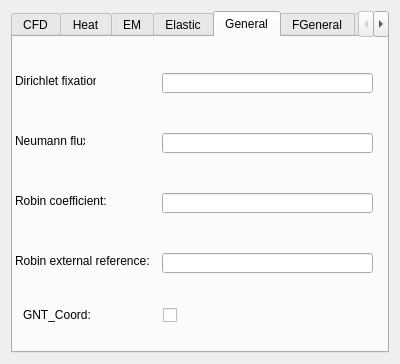
<?xml version="1.0" encoding="UTF-8"?>
<ui version="4.0">
 <class>MySimIIGui::Boundariess</class>
 <widget class="QWidget" name="MySimIIGui::Boundariess">
  <property name="geometry">
   <rect>
    <x>0</x>
    <y>0</y>
    <width>400</width>
    <height>364</height>
   </rect>
  </property>
  <property name="minimumSize">
   <size>
    <width>0</width>
    <height>0</height>
   </size>
  </property>
  <property name="maximumSize">
   <size>
    <width>40000</width>
    <height>80000</height>
   </size>
  </property>
  <property name="windowTitle">
   <string>Boundary settings</string>
  </property>
  <layout class="QGridLayout" name="gridLayout">
   <item row="0" column="0">
    <layout class="QFormLayout" name="formLayout_2">
     <item row="0" column="0" colspan="2">
      <widget class="QTabWidget" name="TabWid_1">
       <property name="sizePolicy">
        <sizepolicy hsizetype="Preferred" vsizetype="Preferred">
         <horstretch>0</horstretch>
         <verstretch>0</verstretch>
        </sizepolicy>
       </property>
       <property name="minimumSize">
        <size>
         <width>0</width>
         <height>0</height>
        </size>
       </property>
       <property name="maximumSize">
        <size>
         <width>30000</width>
         <height>30000</height>
        </size>
       </property>
       <property name="currentIndex">
        <number>4</number>
       </property>
       <widget class="QWidget" name="TabContent1">
        <attribute name="title">
         <string>CFD</string>
        </attribute>
        <layout class="QGridLayout" name="gridLayout_Tab1">
         <item row="8" column="0">
          <widget class="QLabel" name="label_FSI">
           <property name="text">
            <string>FSI：</string>
           </property>
          </widget>
         </item>
         <item row="1" column="2">
          <widget class="QLineEdit" name="lineEdit_Pressure">
           <property name="text">
            <string>0</string>
           </property>
          </widget>
         </item>
         <item row="4" column="2">
          <widget class="QCheckBox" name="Wall">
           <property name="maximumSize">
            <size>
             <width>121</width>
             <height>18</height>
            </size>
           </property>
          </widget>
         </item>
         <item row="0" column="0">
          <widget class="QLabel" name="label_Vel">
           <property name="text">
            <string>Vel.(m/s)：</string>
           </property>
          </widget>
         </item>
         <item row="3" column="2">
          <widget class="QCheckBox" name="NTCoord">
           <property name="maximumSize">
            <size>
             <width>121</width>
             <height>18</height>
            </size>
           </property>
          </widget>
         </item>
         <item row="3" column="0">
          <widget class="QLabel" name="label_NTCoord">
           <property name="text">
            <string>NTCoord：</string>
           </property>
          </widget>
         </item>
         <item row="5" column="0">
          <widget class="QLabel" name="label_FreeSurf">
           <property name="text">
            <string>FreeSurf：</string>
           </property>
          </widget>
         </item>
         <item row="2" column="2">
          <widget class="QLineEdit" name="lineEdit_SlipCoeff">
           <property name="text">
            <string>0.00002</string>
           </property>
          </widget>
         </item>
         <item row="6" column="2">
          <widget class="QCheckBox" name="NoSlipWall">
           <property name="text">
            <string/>
           </property>
          </widget>
         </item>
         <item row="8" column="2">
          <widget class="QCheckBox" name="FSI">
           <property name="maximumSize">
            <size>
             <width>121</width>
             <height>18</height>
            </size>
           </property>
          </widget>
         </item>
         <item row="4" column="0">
          <widget class="QLabel" name="label_Wall">
           <property name="text">
            <string>Wall：</string>
           </property>
          </widget>
         </item>
         <item row="0" column="2">
          <widget class="QLineEdit" name="lineEdit_Vel">
           <property name="text">
            <string>1, 0, 0</string>
           </property>
          </widget>
         </item>
         <item row="5" column="2">
          <widget class="QCheckBox" name="FreeSurf">
           <property name="maximumSize">
            <size>
             <width>121</width>
             <height>18</height>
            </size>
           </property>
          </widget>
         </item>
         <item row="6" column="0">
          <widget class="QLabel" name="label_9">
           <property name="text">
            <string>NoSlipWall</string>
           </property>
          </widget>
         </item>
         <item row="2" column="0">
          <widget class="QLabel" name="label_SlipCoeff">
           <property name="text">
            <string>SlipCoeff：</string>
           </property>
          </widget>
         </item>
         <item row="1" column="0">
          <widget class="QLabel" name="label_Pressure">
           <property name="text">
            <string>Pressure(N/m^2)：</string>
           </property>
          </widget>
         </item>
        </layout>
       </widget>
       <widget class="QWidget" name="TabContent2">
        <attribute name="title">
         <string>Heat</string>
        </attribute>
        <layout class="QGridLayout" name="gridLayout_Tab2">
         <item row="0" column="1">
          <widget class="QLineEdit" name="lineEdit_Temperature"/>
         </item>
         <item row="0" column="0">
          <widget class="QLabel" name="label_Temperature">
           <property name="text">
            <string>Temperature(^oC)：</string>
           </property>
          </widget>
         </item>
         <item row="1" column="0">
          <widget class="QLabel" name="label_HeatFlx.">
           <property name="text">
            <string>HeatFlux(Watt/m^2/s)：</string>
           </property>
          </widget>
         </item>
         <item row="1" column="1">
          <widget class="QLineEdit" name="lineEdit_HeatFlux"/>
         </item>
        </layout>
       </widget>
       <widget class="QWidget" name="TabContent3">
        <attribute name="title">
         <string>EM</string>
        </attribute>
        <layout class="QGridLayout" name="gridLayout_Tab3">
         <item row="8" column="1">
          <widget class="QLineEdit" name="lineEdit_IncWave">
           <property name="text">
            <string>1, 0, 0</string>
           </property>
          </widget>
         </item>
         <item row="5" column="0">
          <widget class="QLabel" name="Labal_ForcingType">
           <property name="maximumSize">
            <size>
             <width>200</width>
             <height>30</height>
            </size>
           </property>
           <property name="text">
            <string>Forcing type:</string>
           </property>
          </widget>
         </item>
         <item row="8" column="0">
          <widget class="QLabel" name="label_IncWave">
           <property name="text">
            <string>IncWave：</string>
           </property>
          </widget>
         </item>
         <item row="9" column="0">
          <widget class="QLabel" name="label_IncProp">
           <property name="text">
            <string>IncProp：</string>
           </property>
          </widget>
         </item>
         <item row="9" column="1">
          <widget class="QLineEdit" name="lineEdit_IncProp">
           <property name="text">
            <string>0, 0, 1</string>
           </property>
          </widget>
         </item>
         <item row="5" column="1">
          <widget class="QComboBox" name="ComB_EM">
           <property name="sizePolicy">
            <sizepolicy hsizetype="Preferred" vsizetype="Preferred">
             <horstretch>0</horstretch>
             <verstretch>0</verstretch>
            </sizepolicy>
           </property>
           <property name="maximumSize">
            <size>
             <width>30000</width>
             <height>30000</height>
            </size>
           </property>
           <property name="editable">
            <bool>false</bool>
           </property>
           <item>
            <property name="text">
             <string>Empty</string>
            </property>
           </item>
           <item>
            <property name="text">
             <string>PEC</string>
            </property>
           </item>
           <item>
            <property name="text">
             <string>Rad.</string>
            </property>
           </item>
           <item>
            <property name="text">
             <string>WavePort</string>
            </property>
           </item>
           <item>
            <property name="text">
             <string>LumpPort</string>
            </property>
           </item>
           <item>
            <property name="text">
             <string>Inc.Wave</string>
            </property>
           </item>
          </widget>
         </item>
        </layout>
       </widget>
       <widget class="QWidget" name="TabContent5">
        <attribute name="title">
         <string>Elastic</string>
        </attribute>
        <layout class="QGridLayout" name="gridLayout_2">
         <item row="1" column="0">
          <widget class="QLabel" name="label_2">
           <property name="text">
            <string>Force</string>
           </property>
          </widget>
         </item>
         <item row="2" column="1">
          <widget class="QLineEdit" name="LE_Displacement"/>
         </item>
         <item row="3" column="0">
          <widget class="QLabel" name="label_10">
           <property name="text">
            <string>MeshUpdate</string>
           </property>
          </widget>
         </item>
         <item row="3" column="1">
          <widget class="QLineEdit" name="LE_MeshUpdate"/>
         </item>
         <item row="0" column="1">
          <widget class="QLineEdit" name="LE_NormalForce"/>
         </item>
         <item row="0" column="0">
          <widget class="QLabel" name="label_7">
           <property name="text">
            <string>Normal force</string>
           </property>
          </widget>
         </item>
         <item row="2" column="0">
          <widget class="QLabel" name="label_5">
           <property name="text">
            <string>Displacement</string>
           </property>
          </widget>
         </item>
         <item row="1" column="1">
          <widget class="QLineEdit" name="LE_Force"/>
         </item>
        </layout>
       </widget>
       <widget class="QWidget" name="tab">
        <attribute name="title">
         <string>General</string>
        </attribute>
        <widget class="QLineEdit" name="LE_Dirichlet">
         <property name="geometry">
          <rect>
           <x>149</x>
           <y>36</y>
           <width>211</width>
           <height>20</height>
          </rect>
         </property>
        </widget>
        <widget class="QLineEdit" name="LE_Neumann">
         <property name="geometry">
          <rect>
           <x>149</x>
           <y>96</y>
           <width>211</width>
           <height>20</height>
          </rect>
         </property>
        </widget>
        <widget class="QLineEdit" name="LE_RobinCoef">
         <property name="geometry">
          <rect>
           <x>149</x>
           <y>156</y>
           <width>211</width>
           <height>20</height>
          </rect>
         </property>
        </widget>
        <widget class="QLineEdit" name="LE_RobinExt">
         <property name="geometry">
          <rect>
           <x>149</x>
           <y>216</y>
           <width>211</width>
           <height>20</height>
          </rect>
         </property>
        </widget>
        <widget class="QLabel" name="label_13">
         <property name="geometry">
          <rect>
           <x>2</x>
           <y>36</y>
           <width>81</width>
           <height>16</height>
          </rect>
         </property>
         <property name="text">
          <string>Dirichlet fixation:</string>
         </property>
        </widget>
        <widget class="QLabel" name="label_14">
         <property name="geometry">
          <rect>
           <x>2</x>
           <y>96</y>
           <width>70</width>
           <height>16</height>
          </rect>
         </property>
         <property name="text">
          <string>Neumann flux:</string>
         </property>
        </widget>
        <widget class="QLabel" name="label_15">
         <property name="geometry">
          <rect>
           <x>2</x>
           <y>156</y>
           <width>101</width>
           <height>16</height>
          </rect>
         </property>
         <property name="text">
          <string>Robin coefficient:</string>
         </property>
        </widget>
        <widget class="QLabel" name="label_16">
         <property name="geometry">
          <rect>
           <x>2</x>
           <y>216</y>
           <width>141</width>
           <height>16</height>
          </rect>
         </property>
         <property name="text">
          <string>Robin external reference:</string>
         </property>
        </widget>
        <widget class="QLabel" name="label_3">
         <property name="geometry">
          <rect>
           <x>10</x>
           <y>270</y>
           <width>101</width>
           <height>16</height>
          </rect>
         </property>
         <property name="text">
          <string>GNT_Coord:</string>
         </property>
        </widget>
        <widget class="QCheckBox" name="CB_NTCoordG">
         <property name="geometry">
          <rect>
           <x>150</x>
           <y>270</y>
           <width>70</width>
           <height>17</height>
          </rect>
         </property>
         <property name="text">
          <string/>
         </property>
        </widget>
       </widget>
       <widget class="QWidget" name="tab">
        <attribute name="title">
         <string>FGeneral</string>
        </attribute>
        <widget class="QLineEdit" name="LE_DirichletF">
         <property name="geometry">
          <rect>
           <x>149</x>
           <y>36</y>
           <width>211</width>
           <height>20</height>
          </rect>
         </property>
        </widget>
        <widget class="QLineEdit" name="LE_NeumannF">
         <property name="geometry">
          <rect>
           <x>149</x>
           <y>96</y>
           <width>211</width>
           <height>20</height>
          </rect>
         </property>
        </widget>
        <widget class="QLineEdit" name="LE_RobinCoefF">
         <property name="geometry">
          <rect>
           <x>149</x>
           <y>156</y>
           <width>211</width>
           <height>20</height>
          </rect>
         </property>
        </widget>
        <widget class="QLineEdit" name="LE_RobinExtF">
         <property name="geometry">
          <rect>
           <x>149</x>
           <y>216</y>
           <width>211</width>
           <height>20</height>
          </rect>
         </property>
        </widget>
        <widget class="QLabel" name="label_13">
         <property name="geometry">
          <rect>
           <x>2</x>
           <y>36</y>
           <width>101</width>
           <height>16</height>
          </rect>
         </property>
         <property name="text">
          <string>FDirichlet fixation:</string>
         </property>
        </widget>
        <widget class="QLabel" name="label_14">
         <property name="geometry">
          <rect>
           <x>2</x>
           <y>96</y>
           <width>91</width>
           <height>16</height>
          </rect>
         </property>
         <property name="text">
          <string>FNeumann flux:</string>
         </property>
        </widget>
        <widget class="QLabel" name="label_15">
         <property name="geometry">
          <rect>
           <x>2</x>
           <y>156</y>
           <width>101</width>
           <height>16</height>
          </rect>
         </property>
         <property name="text">
          <string>FRobin coefficient:</string>
         </property>
        </widget>
        <widget class="QLabel" name="label_16">
         <property name="geometry">
          <rect>
           <x>2</x>
           <y>216</y>
           <width>141</width>
           <height>16</height>
          </rect>
         </property>
         <property name="text">
          <string>FRobin external reference:</string>
         </property>
        </widget>
        <widget class="QCheckBox" name="CB_NTCoordF">
         <property name="geometry">
          <rect>
           <x>150</x>
           <y>260</y>
           <width>70</width>
           <height>17</height>
          </rect>
         </property>
         <property name="text">
          <string/>
         </property>
        </widget>
        <widget class="QLabel" name="label">
         <property name="geometry">
          <rect>
           <x>0</x>
           <y>260</y>
           <width>121</width>
           <height>20</height>
          </rect>
         </property>
         <property name="text">
          <string>FNT_Coord:</string>
         </property>
        </widget>
       </widget>
       <widget class="QWidget" name="TabContent4">
        <property name="maximumSize">
         <size>
          <width>374</width>
          <height>16777215</height>
         </size>
        </property>
        <attribute name="title">
         <string>Self-Defining</string>
        </attribute>
        <layout class="QVBoxLayout" name="verticalLayout">
         <item>
          <widget class="QLabel" name="Labal_GeometryInfo">
           <property name="maximumSize">
            <size>
             <width>250</width>
             <height>30</height>
            </size>
           </property>
           <property name="text">
            <string>Variable list (separated by &quot;,&quot;):</string>
           </property>
          </widget>
         </item>
         <item>
          <widget class="QTextEdit" name="textEdit_SelfDef1">
           <property name="sizePolicy">
            <sizepolicy hsizetype="Preferred" vsizetype="Preferred">
             <horstretch>0</horstretch>
             <verstretch>0</verstretch>
            </sizepolicy>
           </property>
           <property name="maximumSize">
            <size>
             <width>30000</width>
             <height>30000</height>
            </size>
           </property>
           <property name="html">
            <string>&lt;!DOCTYPE HTML PUBLIC &quot;-//W3C//DTD HTML 4.0//EN&quot; &quot;http://www.w3.org/TR/REC-html40/strict.dtd&quot;&gt;
&lt;html&gt;&lt;head&gt;&lt;meta name=&quot;qrichtext&quot; content=&quot;1&quot; /&gt;&lt;style type=&quot;text/css&quot;&gt;
p, li { white-space: pre-wrap; }
&lt;/style&gt;&lt;/head&gt;&lt;body style=&quot; font-family:'MS Shell Dlg 2'; font-size:8.25pt; font-weight:400; font-style:normal;&quot;&gt;
&lt;p style=&quot; margin-top:0px; margin-bottom:0px; margin-left:0px; margin-right:0px; -qt-block-indent:0; text-indent:0px;&quot;&gt;&lt;span style=&quot; font-size:8pt;&quot;&gt;SD1: Time, Coordinate 1, Coordinate 2, Temperature&lt;/span&gt;&lt;/p&gt;&lt;/body&gt;&lt;/html&gt;</string>
           </property>
           <property name="text" stdset="0">
            <string>## Geometry Info ##</string>
           </property>
          </widget>
         </item>
         <item>
          <widget class="QLabel" name="Labal_SelfDefinition2">
           <property name="maximumSize">
            <size>
             <width>250</width>
             <height>30</height>
            </size>
           </property>
           <property name="text">
            <string>MATC function statements (separated by &quot;;&quot;):</string>
           </property>
          </widget>
         </item>
         <item>
          <widget class="QTextEdit" name="textEdit_SelfDef2">
           <property name="sizePolicy">
            <sizepolicy hsizetype="Preferred" vsizetype="Preferred">
             <horstretch>0</horstretch>
             <verstretch>0</verstretch>
            </sizepolicy>
           </property>
           <property name="maximumSize">
            <size>
             <width>30000</width>
             <height>30000</height>
            </size>
           </property>
           <property name="html">
            <string>&lt;!DOCTYPE HTML PUBLIC &quot;-//W3C//DTD HTML 4.0//EN&quot; &quot;http://www.w3.org/TR/REC-html40/strict.dtd&quot;&gt;
&lt;html&gt;&lt;head&gt;&lt;meta name=&quot;qrichtext&quot; content=&quot;1&quot; /&gt;&lt;style type=&quot;text/css&quot;&gt;
p, li { white-space: pre-wrap; }
&lt;/style&gt;&lt;/head&gt;&lt;body style=&quot; font-family:'MS Shell Dlg 2'; font-size:8.25pt; font-weight:400; font-style:normal;&quot;&gt;
&lt;p style=&quot; margin-top:0px; margin-bottom:0px; margin-left:0px; margin-right:0px; -qt-block-indent:0; text-indent:0px;&quot;&gt;SD1: a=1.0; b=2.1; Tx(0)+a*Tx(1)-Tx(2)*Tx(3)&lt;/p&gt;&lt;/body&gt;&lt;/html&gt;</string>
           </property>
           <property name="text" stdset="0">
            <string>## including as Elmer MATC function.</string>
           </property>
          </widget>
         </item>
         <item>
          <widget class="QLabel" name="label_Blank2">
           <property name="text">
            <string/>
           </property>
          </widget>
         </item>
        </layout>
       </widget>
      </widget>
     </item>
    </layout>
   </item>
  </layout>
 </widget>
 <tabstops>
  <tabstop>FSI</tabstop>
  <tabstop>lineEdit_Vel</tabstop>
  <tabstop>lineEdit_Pressure</tabstop>
  <tabstop>lineEdit_SlipCoeff</tabstop>
  <tabstop>FreeSurf</tabstop>
  <tabstop>NTCoord</tabstop>
  <tabstop>Wall</tabstop>
  <tabstop>NoSlipWall</tabstop>
  <tabstop>lineEdit_Temperature</tabstop>
  <tabstop>lineEdit_HeatFlux</tabstop>
  <tabstop>lineEdit_IncWave</tabstop>
  <tabstop>lineEdit_IncProp</tabstop>
  <tabstop>ComB_EM</tabstop>
  <tabstop>TabWid_1</tabstop>
  <tabstop>LE_NormalForce</tabstop>
  <tabstop>LE_Force</tabstop>
  <tabstop>LE_Displacement</tabstop>
  <tabstop>LE_MeshUpdate</tabstop>
  <tabstop>textEdit_SelfDef1</tabstop>
  <tabstop>textEdit_SelfDef2</tabstop>
  <tabstop>LE_Dirichlet</tabstop>
  <tabstop>LE_Neumann</tabstop>
  <tabstop>LE_RobinCoef</tabstop>
  <tabstop>LE_RobinExt</tabstop>
 </tabstops>
 <resources/>
 <connections/>
</ui>
